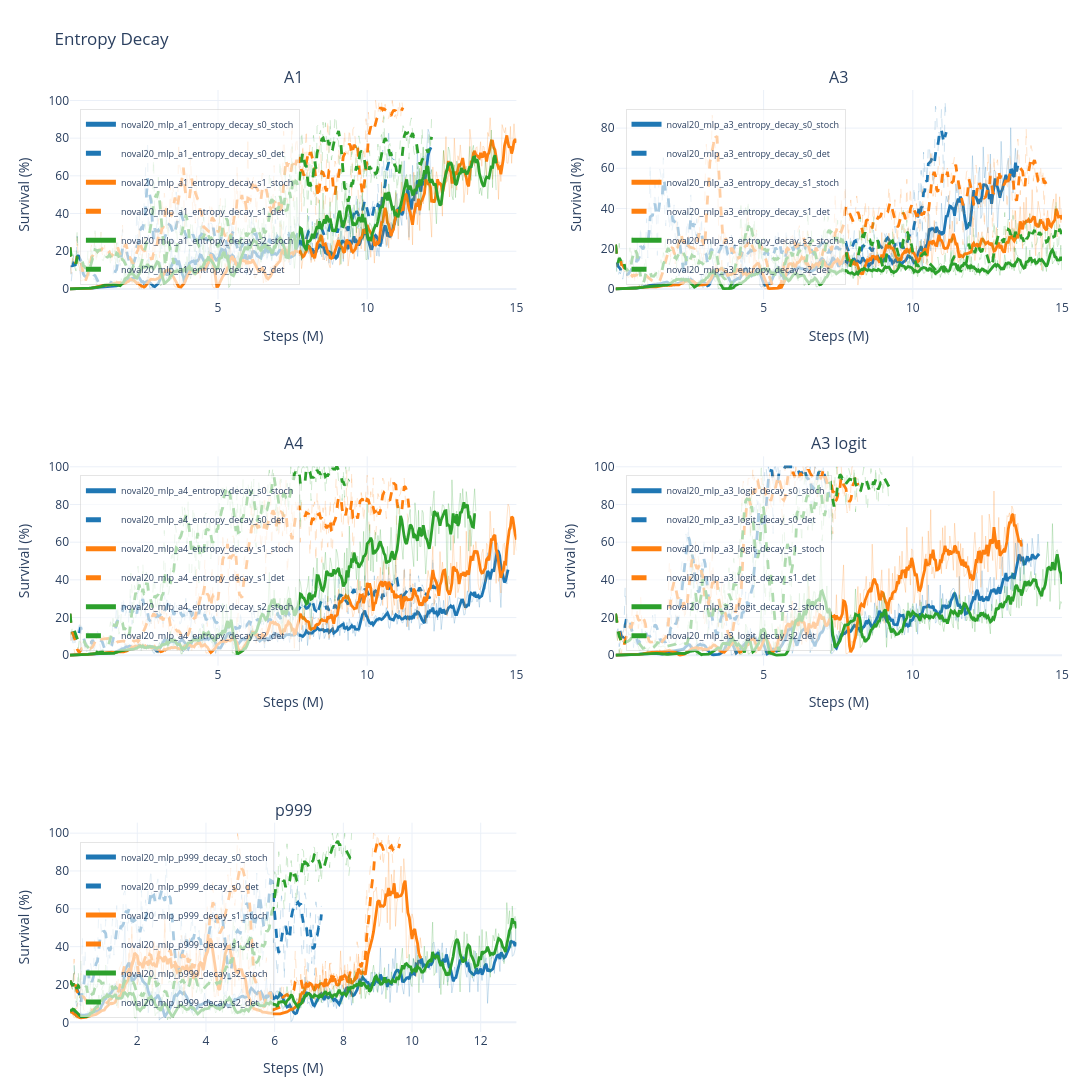

Source (notebook cell):
### Code cell
groups = {
    "A1": {
        "noval20_mlp_a1_entropy_decay_s0_stoch": "#1f77b4",
        "noval20_mlp_a1_entropy_decay_s0_det": "#1f77b4",
        "noval20_mlp_a1_entropy_decay_s1_stoch": "#ff7f0e",
        "noval20_mlp_a1_entropy_decay_s1_det": "#ff7f0e",
        "noval20_mlp_a1_entropy_decay_s2_stoch": "#2ca02c",
        "noval20_mlp_a1_entropy_decay_s2_det": "#2ca02c",
    },
    "A3": {
        "noval20_mlp_a3_entropy_decay_s0_stoch": "#1f77b4",
        "noval20_mlp_a3_entropy_decay_s0_det": "#1f77b4",
        "noval20_mlp_a3_entropy_decay_s1_stoch": "#ff7f0e",
        "noval20_mlp_a3_entropy_decay_s1_det": "#ff7f0e",
        "noval20_mlp_a3_entropy_decay_s2_stoch": "#2ca02c",
        "noval20_mlp_a3_entropy_decay_s2_det": "#2ca02c",
    },
    "A4": {
        "noval20_mlp_a4_entropy_decay_s0_stoch": "#1f77b4",
        "noval20_mlp_a4_entropy_decay_s0_det": "#1f77b4",
        "noval20_mlp_a4_entropy_decay_s1_stoch": "#ff7f0e",
        "noval20_mlp_a4_entropy_decay_s1_det": "#ff7f0e",
        "noval20_mlp_a4_entropy_decay_s2_stoch": "#2ca02c",
        "noval20_mlp_a4_entropy_decay_s2_det": "#2ca02c",
    },
    "A3 logit": {
        "noval20_mlp_a3_logit_decay_s0_stoch": "#1f77b4",
        "noval20_mlp_a3_logit_decay_s0_det": "#1f77b4",
        "noval20_mlp_a3_logit_decay_s1_stoch": "#ff7f0e",
        "noval20_mlp_a3_logit_decay_s1_det": "#ff7f0e",
        "noval20_mlp_a3_logit_decay_s2_stoch": "#2ca02c",
        "noval20_mlp_a3_logit_decay_s2_det": "#2ca02c",
    },
    "p999": {
        "noval20_mlp_p999_decay_s0_stoch": "#1f77b4",
        "noval20_mlp_p999_decay_s0_det": "#1f77b4",
        "noval20_mlp_p999_decay_s1_stoch": "#ff7f0e",
        "noval20_mlp_p999_decay_s1_det": "#ff7f0e",
        "noval20_mlp_p999_decay_s2_stoch": "#2ca02c",
        "noval20_mlp_p999_decay_s2_det": "#2ca02c",
    }
}
plot_run_groups(groups, split="test", smooth=5, title="Entropy Decay", save_name="entropy_decay_subplots")

### Figure 1 — Plotly figure (JSON) as saved in the notebook; plotly's stock layout.template omitted (floating-point values rounded to 4 significant figures; data arrays with more than 128 entries replaced by an {"elided": "..."} marker saying what was removed)
{"data": [{"hovertemplate": "<b>%{fullData.name}</b><br>metric: test/charts/episodic_survival<br>step: %{x:.2f}M<br>smoothed value: %{y:.3f}<extra></extra>", "legend": "legend", "legendgroup": "subplot1:noval20_mlp_a1_entropy_decay_s0_stoch", "line": {"color": "#1f77b4", "dash": "solid", "width": 1}, "mode": "lines", "name": "noval20_mlp_a1_entropy_decay_s0_stoch raw", "opacity": 0.22, "showlegend": false, "type": "scatter", "x": {"elided": "304 float values"}, "xaxis": "x", "y": {"elided": "304 float values"}, "yaxis": "y"}, {"hovertemplate": "<b>%{fullData.name}</b><br>metric: test/charts/episodic_survival<br>step: %{x:.2f}M<br>smoothed value: %{y:.3f}<extra></extra>", "legend": "legend", "legendgroup": "subplot1:noval20_mlp_a1_entropy_decay_s0_stoch", "line": {"color": "#1f77b4", "dash": "solid", "width": 2.8}, "mode": "lines", "name": "noval20_mlp_a1_entropy_decay_s0_stoch", "showlegend": true, "type": "scatter", "x": {"elided": "304 float values"}, "xaxis": "x", "y": {"elided": "304 float values"}, "yaxis": "y"}, {"hovertemplate": "<b>%{fullData.name}</b><br>metric: test/charts/episodic_survival<br>step: %{x:.2f}M<br>smoothed value: %{y:.3f}<extra></extra>", "legend": "legend", "legendgroup": "subplot1:noval20_mlp_a1_entropy_decay_s0_det", "line": {"color": "#1f77b4", "dash": "dash", "width": 1}, "mode": "lines", "name": "noval20_mlp_a1_entropy_decay_s0_det raw", "opacity": 0.22, "showlegend": false, "type": "scatter", "x": {"elided": "272 float values"}, "xaxis": "x", "y": {"elided": "272 float values"}, "yaxis": "y"}, {"hovertemplate": "<b>%{fullData.name}</b><br>metric: test/charts/episodic_survival<br>step: %{x:.2f}M<br>smoothed value: %{y:.3f}<extra></extra>", "legend": "legend", "legendgroup": "subplot1:noval20_mlp_a1_entropy_decay_s0_det", "line": {"color": "#1f77b4", "dash": "dash", "width": 2.8}, "mode": "lines", "name": "noval20_mlp_a1_entropy_decay_s0_det", "showlegend": true, "type": "scatter", "x": {"elided": "272 float values"}, "xaxis": "x", "y": {"elided": "272 float values"}, "yaxis": "y"}, {"hovertemplate": "<b>%{fullData.name}</b><br>metric: test/charts/episodic_survival<br>step: %{x:.2f}M<br>smoothed value: %{y:.3f}<extra></extra>", "legend": "legend", "legendgroup": "subplot1:noval20_mlp_a1_entropy_decay_s1_stoch", "line": {"color": "#ff7f0e", "dash": "solid", "width": 1}, "mode": "lines", "name": "noval20_mlp_a1_entropy_decay_s1_stoch raw", "opacity": 0.22, "showlegend": false, "type": "scatter", "x": {"elided": "375 float values"}, "xaxis": "x", "y": {"elided": "375 float values"}, "yaxis": "y"}, {"hovertemplate": "<b>%{fullData.name}</b><br>metric: test/charts/episodic_survival<br>step: %{x:.2f}M<br>smoothed value: %{y:.3f}<extra></extra>", "legend": "legend", "legendgroup": "subplot1:noval20_mlp_a1_entropy_decay_s1_stoch", "line": {"color": "#ff7f0e", "dash": "solid", "width": 2.8}, "mode": "lines", "name": "noval20_mlp_a1_entropy_decay_s1_stoch", "showlegend": true, "type": "scatter", "x": {"elided": "375 float values"}, "xaxis": "x", "y": {"elided": "375 float values"}, "yaxis": "y"}, {"hovertemplate": "<b>%{fullData.name}</b><br>metric: test/charts/episodic_survival<br>step: %{x:.2f}M<br>smoothed value: %{y:.3f}<extra></extra>", "legend": "legend", "legendgroup": "subplot1:noval20_mlp_a1_entropy_decay_s1_det", "line": {"color": "#ff7f0e", "dash": "dash", "width": 1}, "mode": "lines", "name": "noval20_mlp_a1_entropy_decay_s1_det raw", "opacity": 0.22, "showlegend": false, "type": "scatter", "x": {"elided": "280 float values"}, "xaxis": "x", "y": {"elided": "280 float values"}, "yaxis": "y"}, {"hovertemplate": "<b>%{fullData.name}</b><br>metric: test/charts/episodic_survival<br>step: %{x:.2f}M<br>smoothed value: %{y:.3f}<extra></extra>", "legend": "legend", "legendgroup": "subplot1:noval20_mlp_a1_entropy_decay_s1_det", "line": {"color": "#ff7f0e", "dash": "dash", "width": 2.8}, "mode": "lines", "name": "noval20_mlp_a1_entropy_decay_s1_det", "showlegend": true, "type": "scatter", "x": {"elided": "280 float values"}, "xaxis": "x", "y": {"elided": "280 float values"}, "yaxis": "y"}, {"hovertemplate": "<b>%{fullData.name}</b><br>metric: test/charts/episodic_survival<br>step: %{x:.2f}M<br>smoothed value: %{y:.3f}<extra></extra>", "legend": "legend", "legendgroup": "subplot1:noval20_mlp_a1_entropy_decay_s2_stoch", "line": {"color": "#2ca02c", "dash": "solid", "width": 1}, "mode": "lines", "name": "noval20_mlp_a1_entropy_decay_s2_stoch raw", "opacity": 0.22, "showlegend": false, "type": "scatter", "x": {"elided": "358 float values"}, "xaxis": "x", "y": {"elided": "358 float values"}, "yaxis": "y"}, {"hovertemplate": "<b>%{fullData.name}</b><br>metric: test/charts/episodic_survival<br>step: %{x:.2f}M<br>smoothed value: %{y:.3f}<extra></extra>", "legend": "legend", "legendgroup": "subplot1:noval20_mlp_a1_entropy_decay_s2_stoch", "line": {"color": "#2ca02c", "dash": "solid", "width": 2.8}, "mode": "lines", "name": "noval20_mlp_a1_entropy_decay_s2_stoch", "showlegend": true, "type": "scatter", "x": {"elided": "358 float values"}, "xaxis": "x", "y": {"elided": "358 float values"}, "yaxis": "y"}, {"hovertemplate": "<b>%{fullData.name}</b><br>metric: test/charts/episodic_survival<br>step: %{x:.2f}M<br>smoothed value: %{y:.3f}<extra></extra>", "legend": "legend", "legendgroup": "subplot1:noval20_mlp_a1_entropy_decay_s2_det", "line": {"color": "#2ca02c", "dash": "dash", "width": 1}, "mode": "lines", "name": "noval20_mlp_a1_entropy_decay_s2_det raw", "opacity": 0.22, "showlegend": false, "type": "scatter", "x": {"elided": "304 float values"}, "xaxis": "x", "y": {"elided": "304 float values"}, "yaxis": "y"}, {"hovertemplate": "<b>%{fullData.name}</b><br>metric: test/charts/episodic_survival<br>step: %{x:.2f}M<br>smoothed value: %{y:.3f}<extra></extra>", "legend": "legend", "legendgroup": "subplot1:noval20_mlp_a1_entropy_decay_s2_det", "line": {"color": "#2ca02c", "dash": "dash", "width": 2.8}, "mode": "lines", "name": "noval20_mlp_a1_entropy_decay_s2_det", "showlegend": true, "type": "scatter", "x": {"elided": "304 float values"}, "xaxis": "x", "y": {"elided": "304 float values"}, "yaxis": "y"}, {"hovertemplate": "<b>%{fullData.name}</b><br>metric: test/charts/episodic_survival<br>step: %{x:.2f}M<br>smoothed value: %{y:.3f}<extra></extra>", "legend": "legend2", "legendgroup": "subplot2:noval20_mlp_a3_entropy_decay_s0_stoch", "line": {"color": "#1f77b4", "dash": "solid", "width": 1}, "mode": "lines", "name": "noval20_mlp_a3_entropy_decay_s0_stoch raw", "opacity": 0.22, "showlegend": false, "type": "scatter", "x": {"elided": "338 float values"}, "xaxis": "x2", "y": {"elided": "338 float values"}, "yaxis": "y2"}, {"hovertemplate": "<b>%{fullData.name}</b><br>metric: test/charts/episodic_survival<br>step: %{x:.2f}M<br>smoothed value: %{y:.3f}<extra></extra>", "legend": "legend2", "legendgroup": "subplot2:noval20_mlp_a3_entropy_decay_s0_stoch", "line": {"color": "#1f77b4", "dash": "solid", "width": 2.8}, "mode": "lines", "name": "noval20_mlp_a3_entropy_decay_s0_stoch", "showlegend": true, "type": "scatter", "x": {"elided": "338 float values"}, "xaxis": "x2", "y": {"elided": "338 float values"}, "yaxis": "y2"}, {"hovertemplate": "<b>%{fullData.name}</b><br>metric: test/charts/episodic_survival<br>step: %{x:.2f}M<br>smoothed value: %{y:.3f}<extra></extra>", "legend": "legend2", "legendgroup": "subplot2:noval20_mlp_a3_entropy_decay_s0_det", "line": {"color": "#1f77b4", "dash": "dash", "width": 1}, "mode": "lines", "name": "noval20_mlp_a3_entropy_decay_s0_det raw", "opacity": 0.22, "showlegend": false, "type": "scatter", "x": {"elided": "278 float values"}, "xaxis": "x2", "y": {"elided": "278 float values"}, "yaxis": "y2"}, {"hovertemplate": "<b>%{fullData.name}</b><br>metric: test/charts/episodic_survival<br>step: %{x:.2f}M<br>smoothed value: %{y:.3f}<extra></extra>", "legend": "legend2", "legendgroup": "subplot2:noval20_mlp_a3_entropy_decay_s0_det", "line": {"color": "#1f77b4", "dash": "dash", "width": 2.8}, "mode": "lines", "name": "noval20_mlp_a3_entropy_decay_s0_det", "showlegend": true, "type": "scatter", "x": {"elided": "278 float values"}, "xaxis": "x2", "y": {"elided": "278 float values"}, "yaxis": "y2"}, {"hovertemplate": "<b>%{fullData.name}</b><br>metric: test/charts/episodic_survival<br>step: %{x:.2f}M<br>smoothed value: %{y:.3f}<extra></extra>", "legend": "legend2", "legendgroup": "subplot2:noval20_mlp_a3_entropy_decay_s1_stoch", "line": {"color": "#ff7f0e", "dash": "solid", "width": 1}, "mode": "lines", "name": "noval20_mlp_a3_entropy_decay_s1_stoch raw", "opacity": 0.22, "showlegend": false, "type": "scatter", "x": {"elided": "375 float values"}, "xaxis": "x2", "y": {"elided": "375 float values"}, "yaxis": "y2"}, {"hovertemplate": "<b>%{fullData.name}</b><br>metric: test/charts/episodic_survival<br>step: %{x:.2f}M<br>smoothed value: %{y:.3f}<extra></extra>", "legend": "legend2", "legendgroup": "subplot2:noval20_mlp_a3_entropy_decay_s1_stoch", "line": {"color": "#ff7f0e", "dash": "solid", "width": 2.8}, "mode": "lines", "name": "noval20_mlp_a3_entropy_decay_s1_stoch", "showlegend": true, "type": "scatter", "x": {"elided": "375 float values"}, "xaxis": "x2", "y": {"elided": "375 float values"}, "yaxis": "y2"}, {"hovertemplate": "<b>%{fullData.name}</b><br>metric: test/charts/episodic_survival<br>step: %{x:.2f}M<br>smoothed value: %{y:.3f}<extra></extra>", "legend": "legend2", "legendgroup": "subplot2:noval20_mlp_a3_entropy_decay_s1_det", "line": {"color": "#ff7f0e", "dash": "dash", "width": 1}, "mode": "lines", "name": "noval20_mlp_a3_entropy_decay_s1_det raw", "opacity": 0.22, "showlegend": false, "type": "scatter", "x": {"elided": "362 float values"}, "xaxis": "x2", "y": {"elided": "362 float values"}, "yaxis": "y2"}, {"hovertemplate": "<b>%{fullData.name}</b><br>metric: test/charts/episodic_survival<br>step: %{x:.2f}M<br>smoothed value: %{y:.3f}<extra></extra>", "legend": "legend2", "legendgroup": "subplot2:noval20_mlp_a3_entropy_decay_s1_det", "line": {"color": "#ff7f0e", "dash": "dash", "width": 2.8}, "mode": "lines", "name": "noval20_mlp_a3_entropy_decay_s1_det", "showlegend": true, "type": "scatter", "x": {"elided": "362 float values"}, "xaxis": "x2", "y": {"elided": "362 float values"}, "yaxis": "y2"}, {"hovertemplate": "<b>%{fullData.name}</b><br>metric: test/charts/episodic_survival<br>step: %{x:.2f}M<br>smoothed value: %{y:.3f}<extra></extra>", "legend": "legend2", "legendgroup": "subplot2:noval20_mlp_a3_entropy_decay_s2_stoch", "line": {"color": "#2ca02c", "dash": "solid", "width": 1}, "mode": "lines", "name": "noval20_mlp_a3_entropy_decay_s2_stoch raw", "opacity": 0.22, "showlegend": false, "type": "scatter", "x": {"elided": "375 float values"}, "xaxis": "x2", "y": {"elided": "375 float values"}, "yaxis": "y2"}, {"hovertemplate": "<b>%{fullData.name}</b><br>metric: test/charts/episodic_survival<br>step: %{x:.2f}M<br>smoothed value: %{y:.3f}<extra></extra>", "legend": "legend2", "legendgroup": "subplot2:noval20_mlp_a3_entropy_decay_s2_stoch", "line": {"color": "#2ca02c", "dash": "solid", "width": 2.8}, "mode": "lines", "name": "noval20_mlp_a3_entropy_decay_s2_stoch", "showlegend": true, "type": "scatter", "x": {"elided": "375 float values"}, "xaxis": "x2", "y": {"elided": "375 float values"}, "yaxis": "y2"}, {"hovertemplate": "<b>%{fullData.name}</b><br>metric: test/charts/episodic_survival<br>step: %{x:.2f}M<br>smoothed value: %{y:.3f}<extra></extra>", "legend": "legend2", "legendgroup": "subplot2:noval20_mlp_a3_entropy_decay_s2_det", "line": {"color": "#2ca02c", "dash": "dash", "width": 1}, "mode": "lines", "name": "noval20_mlp_a3_entropy_decay_s2_det raw", "opacity": 0.22, "showlegend": false, "type": "scatter", "x": {"elided": "375 float values"}, "xaxis": "x2", "y": {"elided": "375 float values"}, "yaxis": "y2"}, {"hovertemplate": "<b>%{fullData.name}</b><br>metric: test/charts/episodic_survival<br>step: %{x:.2f}M<br>smoothed value: %{y:.3f}<extra></extra>", "legend": "legend2", "legendgroup": "subplot2:noval20_mlp_a3_entropy_decay_s2_det", "line": {"color": "#2ca02c", "dash": "dash", "width": 2.8}, "mode": "lines", "name": "noval20_mlp_a3_entropy_decay_s2_det", "showlegend": true, "type": "scatter", "x": {"elided": "375 float values"}, "xaxis": "x2", "y": {"elided": "375 float values"}, "yaxis": "y2"}, {"hovertemplate": "<b>%{fullData.name}</b><br>metric: test/charts/episodic_survival<br>step: %{x:.2f}M<br>smoothed value: %{y:.3f}<extra></extra>", "legend": "legend3", "legendgroup": "subplot3:noval20_mlp_a4_entropy_decay_s0_stoch", "line": {"color": "#1f77b4", "dash": "solid", "width": 1}, "mode": "lines", "name": "noval20_mlp_a4_entropy_decay_s0_stoch raw", "opacity": 0.22, "showlegend": false, "type": "scatter", "x": {"elided": "368 float values"}, "xaxis": "x3", "y": {"elided": "368 float values"}, "yaxis": "y3"}, {"hovertemplate": "<b>%{fullData.name}</b><br>metric: test/charts/episodic_survival<br>step: %{x:.2f}M<br>smoothed value: %{y:.3f}<extra></extra>", "legend": "legend3", "legendgroup": "subplot3:noval20_mlp_a4_entropy_decay_s0_stoch", "line": {"color": "#1f77b4", "dash": "solid", "width": 2.8}, "mode": "lines", "name": "noval20_mlp_a4_entropy_decay_s0_stoch", "showlegend": true, "type": "scatter", "x": {"elided": "368 float values"}, "xaxis": "x3", "y": {"elided": "368 float values"}, "yaxis": "y3"}, {"hovertemplate": "<b>%{fullData.name}</b><br>metric: test/charts/episodic_survival<br>step: %{x:.2f}M<br>smoothed value: %{y:.3f}<extra></extra>", "legend": "legend3", "legendgroup": "subplot3:noval20_mlp_a4_entropy_decay_s0_det", "line": {"color": "#1f77b4", "dash": "dash", "width": 1}, "mode": "lines", "name": "noval20_mlp_a4_entropy_decay_s0_det raw", "opacity": 0.22, "showlegend": false, "type": "scatter", "x": {"elided": "310 float values"}, "xaxis": "x3", "y": {"elided": "310 float values"}, "yaxis": "y3"}, {"hovertemplate": "<b>%{fullData.name}</b><br>metric: test/charts/episodic_survival<br>step: %{x:.2f}M<br>smoothed value: %{y:.3f}<extra></extra>", "legend": "legend3", "legendgroup": "subplot3:noval20_mlp_a4_entropy_decay_s0_det", "line": {"color": "#1f77b4", "dash": "dash", "width": 2.8}, "mode": "lines", "name": "noval20_mlp_a4_entropy_decay_s0_det", "showlegend": true, "type": "scatter", "x": {"elided": "310 float values"}, "xaxis": "x3", "y": {"elided": "310 float values"}, "yaxis": "y3"}, {"hovertemplate": "<b>%{fullData.name}</b><br>metric: test/charts/episodic_survival<br>step: %{x:.2f}M<br>smoothed value: %{y:.3f}<extra></extra>", "legend": "legend3", "legendgroup": "subplot3:noval20_mlp_a4_entropy_decay_s1_stoch", "line": {"color": "#ff7f0e", "dash": "solid", "width": 1}, "mode": "lines", "name": "noval20_mlp_a4_entropy_decay_s1_stoch raw", "opacity": 0.22, "showlegend": false, "type": "scatter", "x": {"elided": "375 float values"}, "xaxis": "x3", "y": {"elided": "375 float values"}, "yaxis": "y3"}, {"hovertemplate": "<b>%{fullData.name}</b><br>metric: test/charts/episodic_survival<br>step: %{x:.2f}M<br>smoothed value: %{y:.3f}<extra></extra>", "legend": "legend3", "legendgroup": "subplot3:noval20_mlp_a4_entropy_decay_s1_stoch", "line": {"color": "#ff7f0e", "dash": "solid", "width": 2.8}, "mode": "lines", "name": "noval20_mlp_a4_entropy_decay_s1_stoch", "showlegend": true, "type": "scatter", "x": {"elided": "375 float values"}, "xaxis": "x3", "y": {"elided": "375 float values"}, "yaxis": "y3"}, {"hovertemplate": "<b>%{fullData.name}</b><br>metric: test/charts/episodic_survival<br>step: %{x:.2f}M<br>smoothed value: %{y:.3f}<extra></extra>", "legend": "legend3", "legendgroup": "subplot3:noval20_mlp_a4_entropy_decay_s1_det", "line": {"color": "#ff7f0e", "dash": "dash", "width": 1}, "mode": "lines", "name": "noval20_mlp_a4_entropy_decay_s1_det raw", "opacity": 0.22, "showlegend": false, "type": "scatter", "x": {"elided": "285 float values"}, "xaxis": "x3", "y": {"elided": "285 float values"}, "yaxis": "y3"}, {"hovertemplate": "<b>%{fullData.name}</b><br>metric: test/charts/episodic_survival<br>step: %{x:.2f}M<br>smoothed value: %{y:.3f}<extra></extra>", "legend": "legend3", "legendgroup": "subplot3:noval20_mlp_a4_entropy_decay_s1_det", "line": {"color": "#ff7f0e", "dash": "dash", "width": 2.8}, "mode": "lines", "name": "noval20_mlp_a4_entropy_decay_s1_det", "showlegend": true, "type": "scatter", "x": {"elided": "285 float values"}, "xaxis": "x3", "y": {"elided": "285 float values"}, "yaxis": "y3"}, {"hovertemplate": "<b>%{fullData.name}</b><br>metric: test/charts/episodic_survival<br>step: %{x:.2f}M<br>smoothed value: %{y:.3f}<extra></extra>", "legend": "legend3", "legendgroup": "subplot3:noval20_mlp_a4_entropy_decay_s2_stoch", "line": {"color": "#2ca02c", "dash": "solid", "width": 1}, "mode": "lines", "name": "noval20_mlp_a4_entropy_decay_s2_stoch raw", "opacity": 0.22, "showlegend": false, "type": "scatter", "x": {"elided": "341 float values"}, "xaxis": "x3", "y": {"elided": "341 float values"}, "yaxis": "y3"}, {"hovertemplate": "<b>%{fullData.name}</b><br>metric: test/charts/episodic_survival<br>step: %{x:.2f}M<br>smoothed value: %{y:.3f}<extra></extra>", "legend": "legend3", "legendgroup": "subplot3:noval20_mlp_a4_entropy_decay_s2_stoch", "line": {"color": "#2ca02c", "dash": "solid", "width": 2.8}, "mode": "lines", "name": "noval20_mlp_a4_entropy_decay_s2_stoch", "showlegend": true, "type": "scatter", "x": {"elided": "341 float values"}, "xaxis": "x3", "y": {"elided": "341 float values"}, "yaxis": "y3"}, {"hovertemplate": "<b>%{fullData.name}</b><br>metric: test/charts/episodic_survival<br>step: %{x:.2f}M<br>smoothed value: %{y:.3f}<extra></extra>", "legend": "legend3", "legendgroup": "subplot3:noval20_mlp_a4_entropy_decay_s2_det", "line": {"color": "#2ca02c", "dash": "dash", "width": 1}, "mode": "lines", "name": "noval20_mlp_a4_entropy_decay_s2_det raw", "opacity": 0.22, "showlegend": false, "type": "scatter", "x": {"elided": "235 float values"}, "xaxis": "x3", "y": {"elided": "235 float values"}, "yaxis": "y3"}, {"hovertemplate": "<b>%{fullData.name}</b><br>metric: test/charts/episodic_survival<br>step: %{x:.2f}M<br>smoothed value: %{y:.3f}<extra></extra>", "legend": "legend3", "legendgroup": "subplot3:noval20_mlp_a4_entropy_decay_s2_det", "line": {"color": "#2ca02c", "dash": "dash", "width": 2.8}, "mode": "lines", "name": "noval20_mlp_a4_entropy_decay_s2_det", "showlegend": true, "type": "scatter", "x": {"elided": "235 float values"}, "xaxis": "x3", "y": {"elided": "235 float values"}, "yaxis": "y3"}, {"hovertemplate": "<b>%{fullData.name}</b><br>metric: test/charts/episodic_survival<br>step: %{x:.2f}M<br>smoothed value: %{y:.3f}<extra></extra>", "legend": "legend4", "legendgroup": "subplot4:noval20_mlp_a3_logit_decay_s0_stoch", "line": {"color": "#1f77b4", "dash": "solid", "width": 1}, "mode": "lines", "name": "noval20_mlp_a3_logit_decay_s0_stoch raw", "opacity": 0.22, "showlegend": false, "type": "scatter", "x": {"elided": "356 float values"}, "xaxis": "x4", "y": {"elided": "356 float values"}, "yaxis": "y4"}, {"hovertemplate": "<b>%{fullData.name}</b><br>metric: test/charts/episodic_survival<br>step: %{x:.2f}M<br>smoothed value: %{y:.3f}<extra></extra>", "legend": "legend4", "legendgroup": "subplot4:noval20_mlp_a3_logit_decay_s0_stoch", "line": {"color": "#1f77b4", "dash": "solid", "width": 2.8}, "mode": "lines", "name": "noval20_mlp_a3_logit_decay_s0_stoch", "showlegend": true, "type": "scatter", "x": {"elided": "356 float values"}, "xaxis": "x4", "y": {"elided": "356 float values"}, "yaxis": "y4"}, {"hovertemplate": "<b>%{fullData.name}</b><br>metric: test/charts/episodic_survival<br>step: %{x:.2f}M<br>smoothed value: %{y:.3f}<extra></extra>", "legend": "legend4", "legendgroup": "subplot4:noval20_mlp_a3_logit_decay_s0_det", "line": {"color": "#1f77b4", "dash": "dash", "width": 1}, "mode": "lines", "name": "noval20_mlp_a3_logit_decay_s0_det raw", "opacity": 0.22, "showlegend": false, "type": "scatter", "x": {"elided": "180 float values"}, "xaxis": "x4", "y": {"elided": "180 float values"}, "yaxis": "y4"}, {"hovertemplate": "<b>%{fullData.name}</b><br>metric: test/charts/episodic_survival<br>step: %{x:.2f}M<br>smoothed value: %{y:.3f}<extra></extra>", "legend": "legend4", "legendgroup": "subplot4:noval20_mlp_a3_logit_decay_s0_det", "line": {"color": "#1f77b4", "dash": "dash", "width": 2.8}, "mode": "lines", "name": "noval20_mlp_a3_logit_decay_s0_det", "showlegend": true, "type": "scatter", "x": {"elided": "180 float values"}, "xaxis": "x4", "y": {"elided": "180 float values"}, "yaxis": "y4"}, {"hovertemplate": "<b>%{fullData.name}</b><br>metric: test/charts/episodic_survival<br>step: %{x:.2f}M<br>smoothed value: %{y:.3f}<extra></extra>", "legend": "legend4", "legendgroup": "subplot4:noval20_mlp_a3_logit_decay_s1_stoch", "line": {"color": "#ff7f0e", "dash": "solid", "width": 1}, "mode": "lines", "name": "noval20_mlp_a3_logit_decay_s1_stoch raw", "opacity": 0.22, "showlegend": false, "type": "scatter", "x": {"elided": "342 float values"}, "xaxis": "x4", "y": {"elided": "342 float values"}, "yaxis": "y4"}, {"hovertemplate": "<b>%{fullData.name}</b><br>metric: test/charts/episodic_survival<br>step: %{x:.2f}M<br>smoothed value: %{y:.3f}<extra></extra>", "legend": "legend4", "legendgroup": "subplot4:noval20_mlp_a3_logit_decay_s1_stoch", "line": {"color": "#ff7f0e", "dash": "solid", "width": 2.8}, "mode": "lines", "name": "noval20_mlp_a3_logit_decay_s1_stoch", "showlegend": true, "type": "scatter", "x": {"elided": "342 float values"}, "xaxis": "x4", "y": {"elided": "342 float values"}, "yaxis": "y4"}, {"hovertemplate": "<b>%{fullData.name}</b><br>metric: test/charts/episodic_survival<br>step: %{x:.2f}M<br>smoothed value: %{y:.3f}<extra></extra>", "legend": "legend4", "legendgroup": "subplot4:noval20_mlp_a3_logit_decay_s1_det", "line": {"color": "#ff7f0e", "dash": "dash", "width": 1}, "mode": "lines", "name": "noval20_mlp_a3_logit_decay_s1_det raw", "opacity": 0.22, "showlegend": false, "type": "scatter", "x": {"elided": "204 float values"}, "xaxis": "x4", "y": {"elided": "204 float values"}, "yaxis": "y4"}, {"hovertemplate": "<b>%{fullData.name}</b><br>metric: test/charts/episodic_survival<br>step: %{x:.2f}M<br>smoothed value: %{y:.3f}<extra></extra>", "legend": "legend4", "legendgroup": "subplot4:noval20_mlp_a3_logit_decay_s1_det", "line": {"color": "#ff7f0e", "dash": "dash", "width": 2.8}, "mode": "lines", "name": "noval20_mlp_a3_logit_decay_s1_det", "showlegend": true, "type": "scatter", "x": {"elided": "204 float values"}, "xaxis": "x4", "y": {"elided": "204 float values"}, "yaxis": "y4"}, {"hovertemplate": "<b>%{fullData.name}</b><br>metric: test/charts/episodic_survival<br>step: %{x:.2f}M<br>smoothed value: %{y:.3f}<extra></extra>", "legend": "legend4", "legendgroup": "subplot4:noval20_mlp_a3_logit_decay_s2_stoch", "line": {"color": "#2ca02c", "dash": "solid", "width": 1}, "mode": "lines", "name": "noval20_mlp_a3_logit_decay_s2_stoch raw", "opacity": 0.22, "showlegend": false, "type": "scatter", "x": {"elided": "375 float values"}, "xaxis": "x4", "y": {"elided": "375 float values"}, "yaxis": "y4"}, {"hovertemplate": "<b>%{fullData.name}</b><br>metric: test/charts/episodic_survival<br>step: %{x:.2f}M<br>smoothed value: %{y:.3f}<extra></extra>", "legend": "legend4", "legendgroup": "subplot4:noval20_mlp_a3_logit_decay_s2_stoch", "line": {"color": "#2ca02c", "dash": "solid", "width": 2.8}, "mode": "lines", "name": "noval20_mlp_a3_logit_decay_s2_stoch", "showlegend": true, "type": "scatter", "x": {"elided": "375 float values"}, "xaxis": "x4", "y": {"elided": "375 float values"}, "yaxis": "y4"}, {"hovertemplate": "<b>%{fullData.name}</b><br>metric: test/charts/episodic_survival<br>step: %{x:.2f}M<br>smoothed value: %{y:.3f}<extra></extra>", "legend": "legend4", "legendgroup": "subplot4:noval20_mlp_a3_logit_decay_s2_det", "line": {"color": "#2ca02c", "dash": "dash", "width": 1}, "mode": "lines", "name": "noval20_mlp_a3_logit_decay_s2_det raw", "opacity": 0.22, "showlegend": false, "type": "scatter", "x": {"elided": "230 float values"}, "xaxis": "x4", "y": {"elided": "230 float values"}, "yaxis": "y4"}, {"hovertemplate": "<b>%{fullData.name}</b><br>metric: test/charts/episodic_survival<br>step: %{x:.2f}M<br>smoothed value: %{y:.3f}<extra></extra>", "legend": "legend4", "legendgroup": "subplot4:noval20_mlp_a3_logit_decay_s2_det", "line": {"color": "#2ca02c", "dash": "dash", "width": 2.8}, "mode": "lines", "name": "noval20_mlp_a3_logit_decay_s2_det", "showlegend": true, "type": "scatter", "x": {"elided": "230 float values"}, "xaxis": "x4", "y": {"elided": "230 float values"}, "yaxis": "y4"}, {"hovertemplate": "<b>%{fullData.name}</b><br>metric: test/charts/episodic_survival<br>step: %{x:.2f}M<br>smoothed value: %{y:.3f}<extra></extra>", "legend": "legend5", "legendgroup": "subplot5:noval20_mlp_p999_decay_s0_stoch", "line": {"color": "#1f77b4", "dash": "solid", "width": 1}, "mode": "lines", "name": "noval20_mlp_p999_decay_s0_stoch raw", "opacity": 0.22, "showlegend": false, "type": "scatter", "x": {"elided": "326 float values"}, "xaxis": "x5", "y": {"elided": "326 float values"}, "yaxis": "y5"}, {"hovertemplate": "<b>%{fullData.name}</b><br>metric: test/charts/episodic_survival<br>step: %{x:.2f}M<br>smoothed value: %{y:.3f}<extra></extra>", "legend": "legend5", "legendgroup": "subplot5:noval20_mlp_p999_decay_s0_stoch", "line": {"color": "#1f77b4", "dash": "solid", "width": 2.8}, "mode": "lines", "name": "noval20_mlp_p999_decay_s0_stoch", "showlegend": true, "type": "scatter", "x": {"elided": "326 float values"}, "xaxis": "x5", "y": {"elided": "326 float values"}, "yaxis": "y5"}, {"hovertemplate": "<b>%{fullData.name}</b><br>metric: test/charts/episodic_survival<br>step: %{x:.2f}M<br>smoothed value: %{y:.3f}<extra></extra>", "legend": "legend5", "legendgroup": "subplot5:noval20_mlp_p999_decay_s0_det", "line": {"color": "#1f77b4", "dash": "dash", "width": 1}, "mode": "lines", "name": "noval20_mlp_p999_decay_s0_det raw", "opacity": 0.22, "showlegend": false, "type": "scatter", "x": {"elided": "184 float values"}, "xaxis": "x5", "y": {"elided": "184 float values"}, "yaxis": "y5"}, {"hovertemplate": "<b>%{fullData.name}</b><br>metric: test/charts/episodic_survival<br>step: %{x:.2f}M<br>smoothed value: %{y:.3f}<extra></extra>", "legend": "legend5", "legendgroup": "subplot5:noval20_mlp_p999_decay_s0_det", "line": {"color": "#1f77b4", "dash": "dash", "width": 2.8}, "mode": "lines", "name": "noval20_mlp_p999_decay_s0_det", "showlegend": true, "type": "scatter", "x": {"elided": "184 float values"}, "xaxis": "x5", "y": {"elided": "184 float values"}, "yaxis": "y5"}, {"hovertemplate": "<b>%{fullData.name}</b><br>metric: test/charts/episodic_survival<br>step: %{x:.2f}M<br>smoothed value: %{y:.3f}<extra></extra>", "legend": "legend5", "legendgroup": "subplot5:noval20_mlp_p999_decay_s1_stoch", "line": {"color": "#ff7f0e", "dash": "solid", "width": 1}, "mode": "lines", "name": "noval20_mlp_p999_decay_s1_stoch raw", "opacity": 0.22, "showlegend": false, "type": "scatter", "x": {"elided": "257 float values"}, "xaxis": "x5", "y": {"elided": "257 float values"}, "yaxis": "y5"}, {"hovertemplate": "<b>%{fullData.name}</b><br>metric: test/charts/episodic_survival<br>step: %{x:.2f}M<br>smoothed value: %{y:.3f}<extra></extra>", "legend": "legend5", "legendgroup": "subplot5:noval20_mlp_p999_decay_s1_stoch", "line": {"color": "#ff7f0e", "dash": "solid", "width": 2.8}, "mode": "lines", "name": "noval20_mlp_p999_decay_s1_stoch", "showlegend": true, "type": "scatter", "x": {"elided": "257 float values"}, "xaxis": "x5", "y": {"elided": "257 float values"}, "yaxis": "y5"}, {"hovertemplate": "<b>%{fullData.name}</b><br>metric: test/charts/episodic_survival<br>step: %{x:.2f}M<br>smoothed value: %{y:.3f}<extra></extra>", "legend": "legend5", "legendgroup": "subplot5:noval20_mlp_p999_decay_s1_det", "line": {"color": "#ff7f0e", "dash": "dash", "width": 1}, "mode": "lines", "name": "noval20_mlp_p999_decay_s1_det raw", "opacity": 0.22, "showlegend": false, "type": "scatter", "x": {"elided": "241 float values"}, "xaxis": "x5", "y": {"elided": "241 float values"}, "yaxis": "y5"}, {"hovertemplate": "<b>%{fullData.name}</b><br>metric: test/charts/episodic_survival<br>step: %{x:.2f}M<br>smoothed value: %{y:.3f}<extra></extra>", "legend": "legend5", "legendgroup": "subplot5:noval20_mlp_p999_decay_s1_det", "line": {"color": "#ff7f0e", "dash": "dash", "width": 2.8}, "mode": "lines", "name": "noval20_mlp_p999_decay_s1_det", "showlegend": true, "type": "scatter", "x": {"elided": "241 float values"}, "xaxis": "x5", "y": {"elided": "241 float values"}, "yaxis": "y5"}, {"hovertemplate": "<b>%{fullData.name}</b><br>metric: test/charts/episodic_survival<br>step: %{x:.2f}M<br>smoothed value: %{y:.3f}<extra></extra>", "legend": "legend5", "legendgroup": "subplot5:noval20_mlp_p999_decay_s2_stoch", "line": {"color": "#2ca02c", "dash": "solid", "width": 1}, "mode": "lines", "name": "noval20_mlp_p999_decay_s2_stoch raw", "opacity": 0.22, "showlegend": false, "type": "scatter", "x": {"elided": "326 float values"}, "xaxis": "x5", "y": {"elided": "326 float values"}, "yaxis": "y5"}, {"hovertemplate": "<b>%{fullData.name}</b><br>metric: test/charts/episodic_survival<br>step: %{x:.2f}M<br>smoothed value: %{y:.3f}<extra></extra>", "legend": "legend5", "legendgroup": "subplot5:noval20_mlp_p999_decay_s2_stoch", "line": {"color": "#2ca02c", "dash": "solid", "width": 2.8}, "mode": "lines", "name": "noval20_mlp_p999_decay_s2_stoch", "showlegend": true, "type": "scatter", "x": {"elided": "326 float values"}, "xaxis": "x5", "y": {"elided": "326 float values"}, "yaxis": "y5"}, {"hovertemplate": "<b>%{fullData.name}</b><br>metric: test/charts/episodic_survival<br>step: %{x:.2f}M<br>smoothed value: %{y:.3f}<extra></extra>", "legend": "legend5", "legendgroup": "subplot5:noval20_mlp_p999_decay_s2_det", "line": {"color": "#2ca02c", "dash": "dash", "width": 1}, "mode": "lines", "name": "noval20_mlp_p999_decay_s2_det raw", "opacity": 0.22, "showlegend": false, "type": "scatter", "x": {"elided": "206 float values"}, "xaxis": "x5", "y": {"elided": "206 float values"}, "yaxis": "y5"}, {"hovertemplate": "<b>%{fullData.name}</b><br>metric: test/charts/episodic_survival<br>step: %{x:.2f}M<br>smoothed value: %{y:.3f}<extra></extra>", "legend": "legend5", "legendgroup": "subplot5:noval20_mlp_p999_decay_s2_det", "line": {"color": "#2ca02c", "dash": "dash", "width": 2.8}, "mode": "lines", "name": "noval20_mlp_p999_decay_s2_det", "showlegend": true, "type": "scatter", "x": {"elided": "206 float values"}, "xaxis": "x5", "y": {"elided": "206 float values"}, "yaxis": "y5"}], "layout": {"annotations": [{"font": {"size": 16}, "showarrow": false, "text": "A1", "x": 0.225, "xanchor": "center", "xref": "paper", "y": 1, "yanchor": "bottom", "yref": "paper"}, {"font": {"size": 16}, "showarrow": false, "text": "A3", "x": 0.775, "xanchor": "center", "xref": "paper", "y": 1, "yanchor": "bottom", "yref": "paper"}, {"font": {"size": 16}, "showarrow": false, "text": "A4", "x": 0.225, "xanchor": "center", "xref": "paper", "y": 0.6111, "yanchor": "bottom", "yref": "paper"}, {"font": {"size": 16}, "showarrow": false, "text": "A3 logit", "x": 0.775, "xanchor": "center", "xref": "paper", "y": 0.6111, "yanchor": "bottom", "yref": "paper"}, {"font": {"size": 16}, "showarrow": false, "text": "p999", "x": 0.225, "xanchor": "center", "xref": "paper", "y": 0.2222, "yanchor": "bottom", "yref": "paper"}], "height": 1260, "hovermode": "x unified", "legend": {"bgcolor": "rgba(255,255,255,0.62)", "bordercolor": "rgba(0,0,0,0.10)", "borderwidth": 1, "font": {"size": 9}, "itemsizing": "constant", "orientation": "v", "x": 0.01, "xanchor": "left", "y": 0.98, "yanchor": "top"}, "legend2": {"bgcolor": "rgba(255,255,255,0.62)", "bordercolor": "rgba(0,0,0,0.10)", "borderwidth": 1, "font": {"size": 9}, "itemsizing": "constant", "orientation": "v", "x": 0.56, "xanchor": "left", "y": 0.98, "yanchor": "top"}, "legend3": {"bgcolor": "rgba(255,255,255,0.62)", "bordercolor": "rgba(0,0,0,0.10)", "borderwidth": 1, "font": {"size": 9}, "itemsizing": "constant", "orientation": "v", "x": 0.01, "xanchor": "left", "y": 0.5911, "yanchor": "top"}, "legend4": {"bgcolor": "rgba(255,255,255,0.62)", "bordercolor": "rgba(0,0,0,0.10)", "borderwidth": 1, "font": {"size": 9}, "itemsizing": "constant", "orientation": "v", "x": 0.56, "xanchor": "left", "y": 0.5911, "yanchor": "top"}, "legend5": {"bgcolor": "rgba(255,255,255,0.62)", "bordercolor": "rgba(0,0,0,0.10)", "borderwidth": 1, "font": {"size": 9}, "itemsizing": "constant", "orientation": "v", "x": 0.01, "xanchor": "left", "y": 0.2022, "yanchor": "top"}, "margin": {"b": 60, "l": 70, "r": 30, "t": 90}, "showlegend": true, "title": {"text": "Entropy Decay"}, "width": 1500, "xaxis": {"anchor": "y", "domain": [0, 0.45], "title": {"text": "Steps (M)"}}, "xaxis2": {"anchor": "y2", "domain": [0.55, 1], "title": {"text": "Steps (M)"}}, "xaxis3": {"anchor": "y3", "domain": [0, 0.45], "title": {"text": "Steps (M)"}}, "xaxis4": {"anchor": "y4", "domain": [0.55, 1], "title": {"text": "Steps (M)"}}, "xaxis5": {"anchor": "y5", "domain": [0, 0.45], "title": {"text": "Steps (M)"}}, "xaxis6": {"anchor": "y6", "domain": [0.55, 1]}, "yaxis": {"anchor": "x", "domain": [0.7778, 1], "title": {"text": "Survival (%)"}}, "yaxis2": {"anchor": "x2", "domain": [0.7778, 1], "title": {"text": "Survival (%)"}}, "yaxis3": {"anchor": "x3", "domain": [0.3889, 0.6111], "title": {"text": "Survival (%)"}}, "yaxis4": {"anchor": "x4", "domain": [0.3889, 0.6111], "title": {"text": "Survival (%)"}}, "yaxis5": {"anchor": "x5", "domain": [0, 0.2222], "title": {"text": "Survival (%)"}}, "yaxis6": {"anchor": "x6", "domain": [0, 0.2222]}}}
